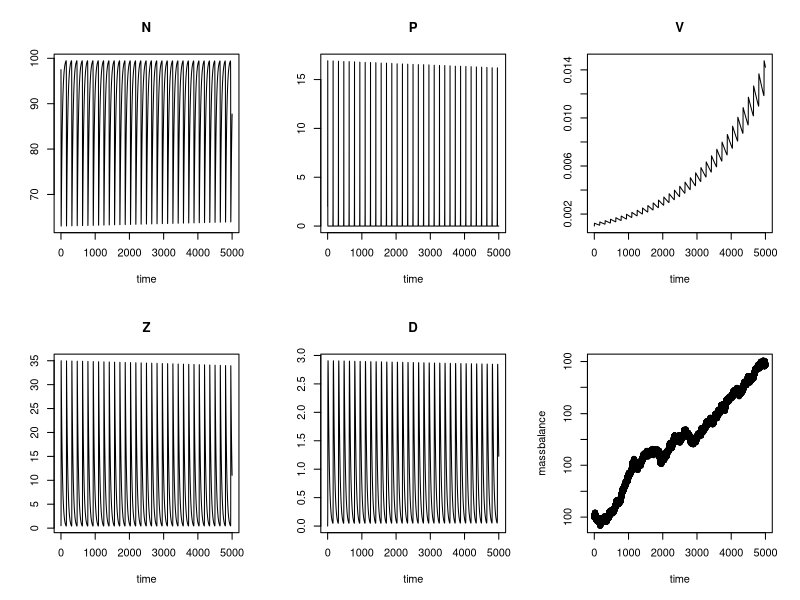
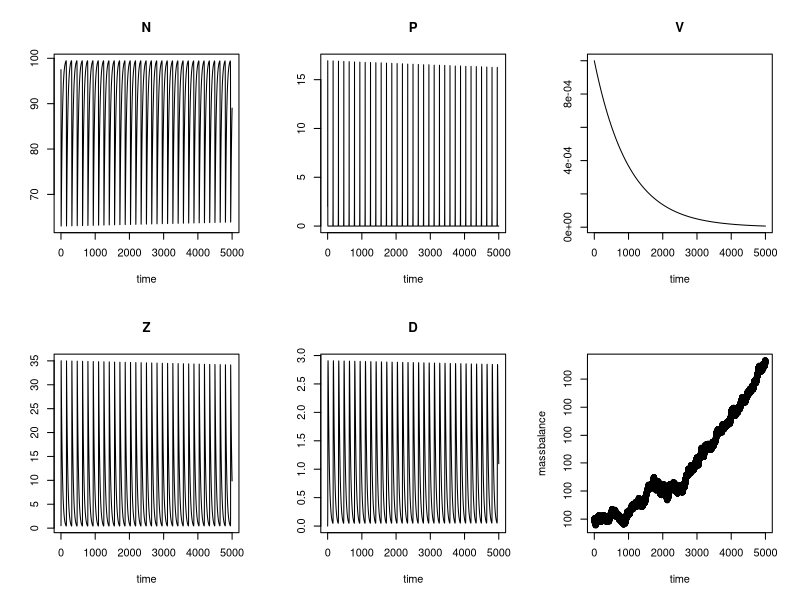
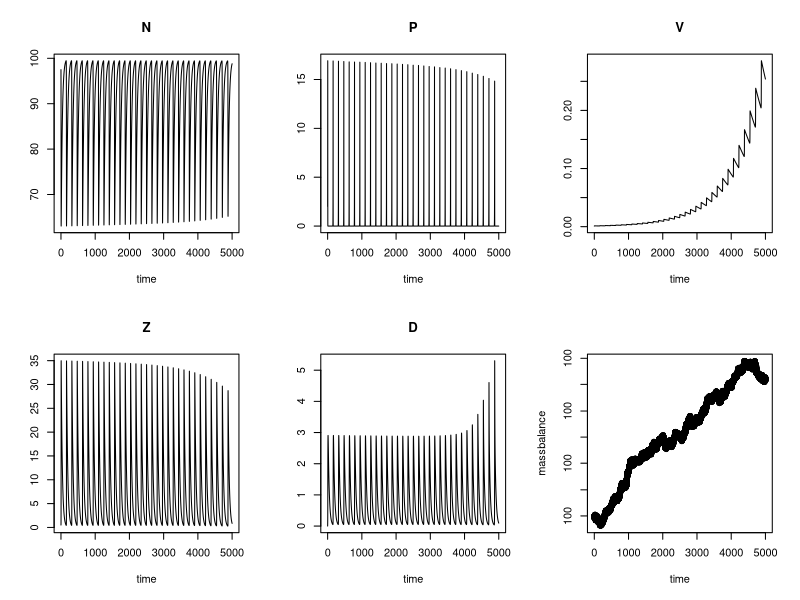
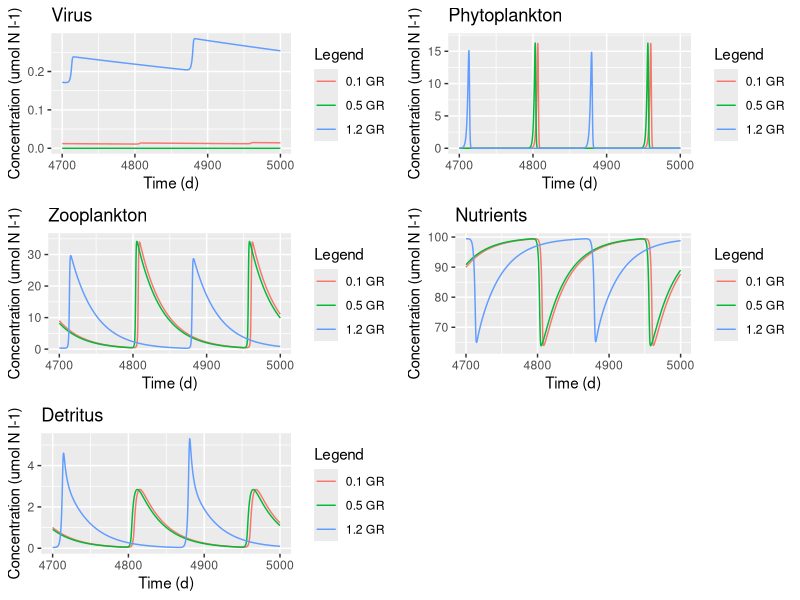

These figures' R source, in order:
#install.packages("deSolve")
library (deSolve)
library(ggplot2)
library(gridExtra)

#####BUILDING A NVPDZ model###########

# The model (i. e. the right hand side of the ODE)
model = function(t, state, parameters) {
  with(as.list(c(state, parameters)),{
    dN <- e*D - mu*P*(N/(N+kN))
    dP <- mu*P*(N/(N+kN)) - I*P*V - gz*P*Z - mp*P
    dV <- deltaV*I*P*V - mv*V
    dZ <- gz*P*Z - Z*mz
    dD <- mp*P+ Z*mz + V*mv + (1-deltaV)*I*P*V - e*D
    list(c(dN, dP, dV, dZ, dD))         #returns a list of equations
  })
}

# Parameters and their values
parameter<- c( e=0.3 ,      #Remineralization rate
               mu=0.8 ,     #Phytoplankton maximum growth rate
               kN=0.4 ,     #Half-saturation constant
               mp=0.01 ,    #Phytoplankton mortality
               I=0.5  ,     #infection rate
               gz=0.1 ,    #grazing rate 
               deltaV=0.01 ,#virus production
               mv=0.001 ,   #Virus mortality
               mz=0.03      #Zooplankton mortality
)

parameter2<- c( e=0.3 ,      #Remineralization rate
                mu=0.8 ,     #Phytoplankton maximum growth rate
                kN=0.4 ,     #Half-saturation constant
                mp=0.01 ,    #Phytoplankton mortality
                I=0.0  ,     #infection rate
                gz=0.1 ,    #grazing rate 
                deltaV=0.0 ,#virus production
                mv=0.001 ,   #Virus mortality
                mz=0.03      #Zooplankton mortality
)

parameter3<- c( e=0.3 ,      #Remineralization rate
                mu=0.8 ,     #Phytoplankton maximum growth rate
                kN=0.4 ,     #Half-saturation constant
                mp=0.01 ,    #Phytoplankton mortality
                I=0.7  ,     #infection rate
                gz=0.1 ,    #grazing rate 
                deltaV=0.01 ,#virus production
                mv=0.001 ,   #Virus mortality
                mz=0.03      #Zooplankton mortality
)



initial_condition = c(N=97.499, P=2, V=0.001, Z=0.5, D=0) #####initial conditions of state variables


# Numerical method
numerical_method = "lsoda"

time = seq(0, 5000, by=0.1)

require(deSolve)

solution1 = ode(initial_condition, time, model, parameter, numerical_method)


plot(solution1)


# check for mass balance
solutiondf1 <-as.data.frame(solution1)
N<-solutiondf1$N
P<-solutiondf1$P
V<-solutiondf1$V
Z<-solutiondf1$Z
D<-solutiondf1$D
massbalance = N+P+Z+V+D
plot(time, massbalance)



solution2 = ode(initial_condition, time, model, parameter2, numerical_method)

plot(solution2)



# check for mass balance
solutiondf2 <-as.data.frame(solution2)
N<-solutiondf2$N
P<-solutiondf2$P
V<-solutiondf2$V
Z<-solutiondf2$Z
D<-solutiondf2$D
massbalance = N+P+Z+V+D
plot(time, massbalance)

solution3 = ode(initial_condition, time, model, parameter3, numerical_method)

plot(solution3)



# check for mass balance
solutiondf3 <-as.data.frame(solution3)
N<-solutiondf3$N
P<-solutiondf3$P
V<-solutiondf3$V
Z<-solutiondf3$Z
D<-solutiondf3$D
massbalance = N+P+Z+V+D
plot(time, massbalance)

######plotting one model output and all components together
all<-ggplot()+ geom_path(data=solutiondf2, aes(x=time, y=V, col = "Virus"),na.rm = TRUE) +
  geom_path(data=solutiondf2, aes(x=time, y=P, col ="Phytoplankton"),na.rm = TRUE)+ 
  geom_path(data=solutiondf2, aes(x=time, y=Z, col ="Zooplankton"),na.rm = TRUE)+
  geom_path(data=solutiondf2, aes(x=time, y=N, col ="Nutrients"),na.rm = TRUE)+
  geom_path(data=solutiondf2, aes(x=time, y=D, col ="Detritus"),na.rm = TRUE)+
  xlim(values=c(1000,5000))+
  #ylim(values=c(0,20))+
  labs(x = "Time (d)", y = "Concentration (umol N l-1)",color = "Legend", title= "All components")






#####plotting different model outputs ....e.g. growth rates of phytoplankton from 0.1 to 1.2

b1<-ggplot()+ geom_path(data=solutiondf1, aes(x=time, y=V, col = "0.1 GR"),na.rm = TRUE)+ geom_path(data=solutiondf2, aes(x=time, y=V, col ="0.5 GR"),na.rm = TRUE)+ geom_path(data=solutiondf3, aes(x=time, y=V, col ="1.2 GR"),na.rm = TRUE)+
  xlim(values=c(4700,5000))+
  #ylim(values=c(0,20))+
  labs(x = "Time (d)", y = "Concentration (umol N l-1)",color = "Legend", title= "Virus")

b2<-ggplot()+ geom_path(data=solutiondf1, aes(x=time, y=P, col = "0.1 GR"),na.rm = TRUE)+ geom_path(data=solutiondf2, aes(x=time, y=P, col ="0.5 GR"),na.rm = TRUE)+ geom_path(data=solutiondf3, aes(x=time, y=P, col ="1.2 GR"),na.rm = TRUE)+
  xlim(values=c(4700,5000))+
  #ylim(values=c(0,20))+
  labs(x = "Time (d)", y = "Concentration (umol N l-1)",color = "Legend", title= "Phytoplankton")

b3<-ggplot()+ geom_path(data=solutiondf1, aes(x=time, y=Z, col = "0.1 GR"),na.rm = TRUE)+ geom_path(data=solutiondf2, aes(x=time, y=Z, col ="0.5 GR"),na.rm = TRUE)+ geom_path(data=solutiondf3, aes(x=time, y=Z, col ="1.2 GR"),na.rm = TRUE)+
  xlim(values=c(4700,5000))+
  #ylim(values=c(0,50))+
  labs(x = "Time (d)", y = "Concentration (umol N l-1)",color = "Legend", title= "Zooplankton")


b4<-ggplot()+ geom_path(data=solutiondf1, aes(x=time, y=N, col = "0.1 GR"),na.rm = TRUE)+ geom_path(data=solutiondf2, aes(x=time, y=N, col ="0.5 GR"),na.rm = TRUE)+ geom_path(data=solutiondf3, aes(x=time, y=N, col ="1.2 GR"),na.rm = TRUE)+
  xlim(values=c(4700,5000))+
  #ylim(values=c(0,20))+
  labs(x = "Time (d)", y = "Concentration (umol N l-1)",color = "Legend", title= "Nutrients")

b5<-ggplot()+ geom_path(data=solutiondf1, aes(x=time, y=D, col = "0.1 GR"),na.rm = TRUE)+ geom_path(data=solutiondf2, aes(x=time, y=D, col ="0.5 GR"),na.rm = TRUE)+ geom_path(data=solutiondf3, aes(x=time, y=D, col ="1.2 GR"),na.rm = TRUE)+
  xlim(values=c(4700,5000))+
  #ylim(values=c(0,10))+
  labs(x = "Time (d)", y = "Concentration (umol N l-1)",color = "Legend", title= "Detritus")

grid.arrange(b1,b2,b3, b4, b5, nrow =3)
